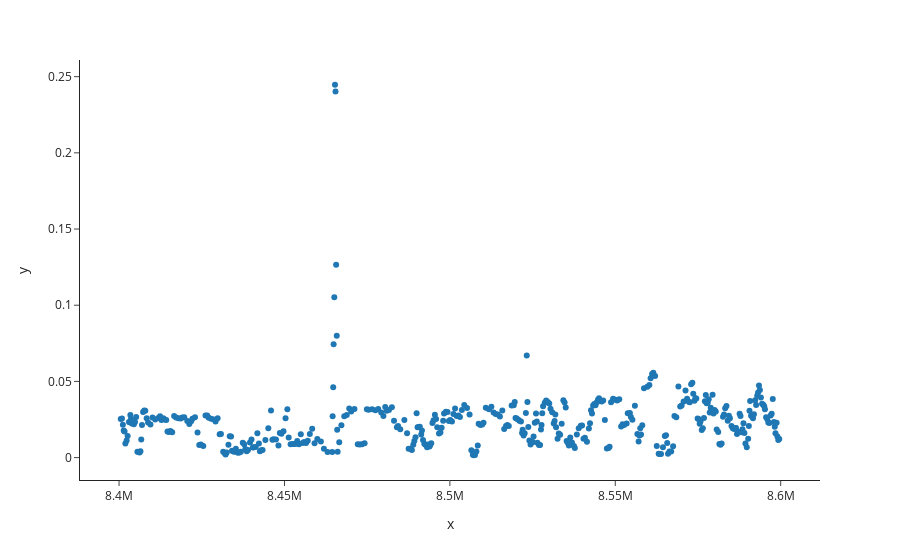

The notebook cell saved with this chart:
### Code cell
import plotly.express as px

px.scatter(x=midpos, y=g123, template='simple_white')

### Figure 1 — Plotly figure (JSON) as saved in the notebook; plotly's stock layout.template omitted (floating-point values rounded to 4 significant figures; data arrays with more than 128 entries replaced by an {"elided": "..."} marker saying what was removed)
{"data": [{"hovertemplate": "x=%{x}<br>y=%{y}<extra></extra>", "legendgroup": "", "marker": {"color": "#1F77B4", "symbol": "circle"}, "mode": "markers", "name": "", "orientation": "v", "showlegend": false, "type": "scatter", "x": {"elided": "445 float values"}, "xaxis": "x", "y": {"elided": "445 float values"}, "yaxis": "y"}], "layout": {"autosize": true, "legend": {"tracegroupgap": 0}, "margin": {"t": 60}, "xaxis": {"anchor": "y", "autorange": true, "domain": [0, 1], "range": [8388000.0, 8612000.0], "title": {"text": "x"}, "type": "linear"}, "yaxis": {"anchor": "x", "autorange": true, "domain": [0, 1], "range": [-0.01728, 0.2635], "title": {"text": "y"}, "type": "linear"}}}
